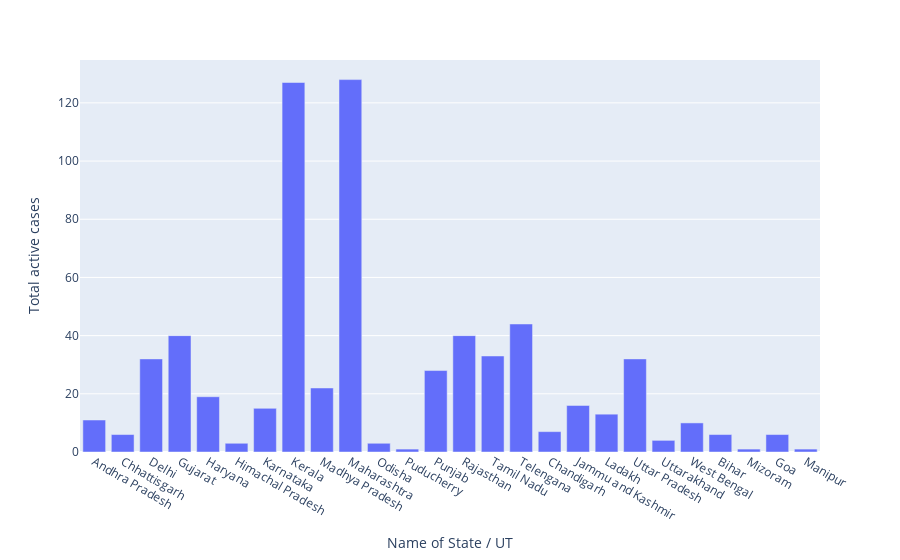

Write notebook code for a chart like this one.
### Code cell
px.bar(df,x='Name of State / UT',y='Total active cases')

### Figure 1 — Plotly figure (JSON) as saved in the notebook; plotly's stock layout.template omitted (floating-point values rounded to 4 significant figures)
{"data": [{"alignmentgroup": "True", "hovertemplate": "Name of State / UT=%{x}<br>Total active cases=%{y}<extra></extra>", "legendgroup": "", "marker": {"color": "#636efa"}, "name": "", "offsetgroup": "", "orientation": "v", "showlegend": false, "textposition": "auto", "type": "bar", "x": ["Andhra Pradesh", "Chhattisgarh", "Delhi", "Gujarat", "Haryana", "Himachal Pradesh", "Karnataka", "Kerala", "Madhya Pradesh", "Maharashtra", "Odisha", "Puducherry", "Punjab", "Rajasthan", "Tamil Nadu", "Telengana", "Chandigarh", "Jammu and Kashmir", "Ladakh", "Uttar Pradesh", "Uttarakhand", "West Bengal", "Bihar", "Mizoram", "Goa", "Manipur"], "xaxis": "x", "y": [11, 6, 32, 40, 19, 3, 15, 127, 22, 128, 3, 1, 28, 40, 33, 44, 7, 16, 13, 32, 4, 10, 6, 1, 6, 1], "yaxis": "y"}], "layout": {"barmode": "relative", "legend": {"tracegroupgap": 0}, "margin": {"t": 60}, "xaxis": {"anchor": "y", "domain": [0, 1], "title": {"text": "Name of State / UT"}}, "yaxis": {"anchor": "x", "domain": [0, 1], "title": {"text": "Total active cases"}}}}
